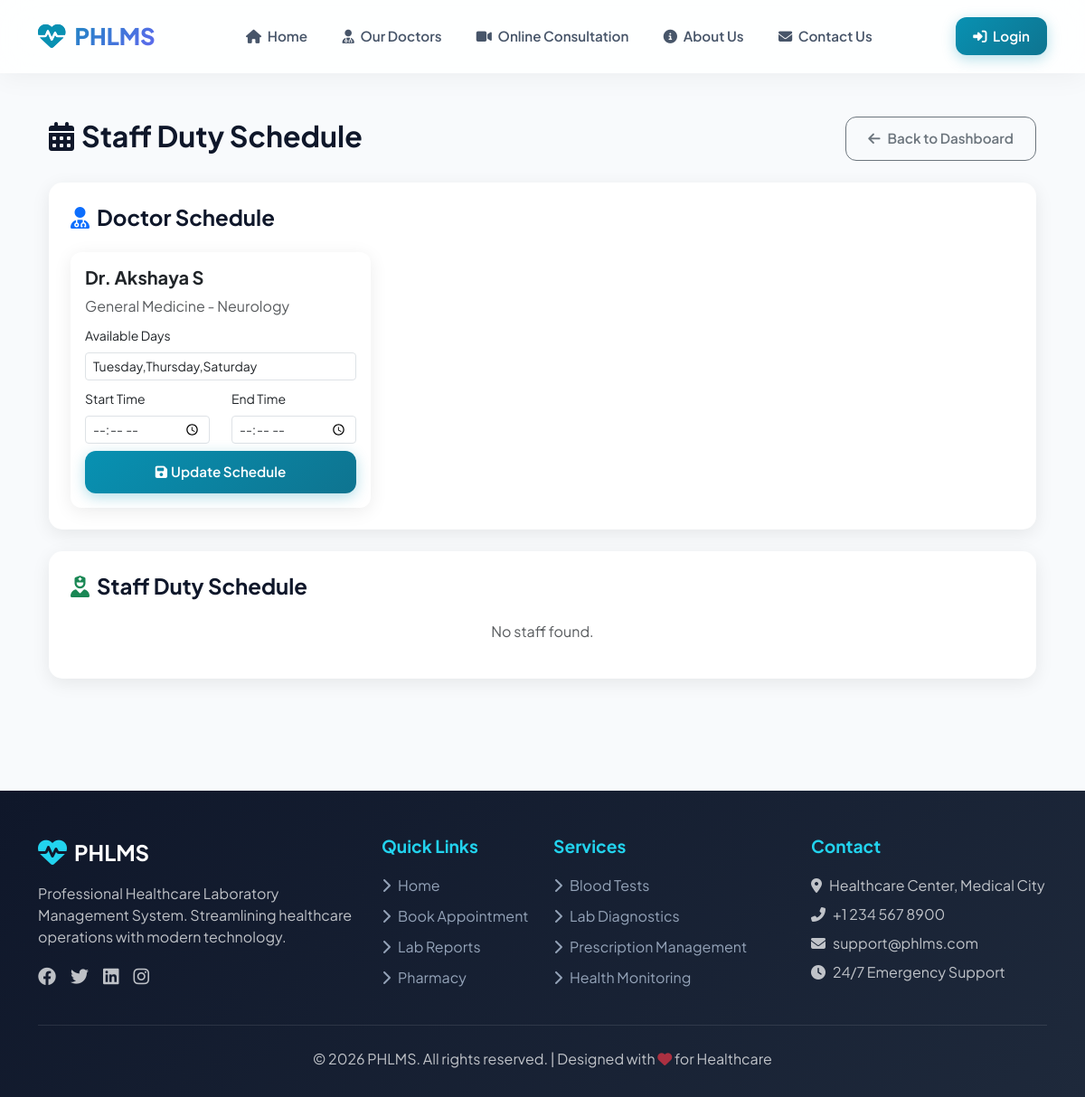
Page /hospital/schedule/ (signed in) on the committed database.
### core/models.py (models this page shows, shortened)
class Doctor(models.Model):
    DEPARTMENT_CHOICES = [
        ('General Medicine', 'General Medicine'),
        ('Cardiology', 'Cardiology'),
        ('Neurology', 'Neurology'),
        ('Pediatrics', 'Pediatrics'),
        ('Orthopedics', 'Orthopedics'),
        ('Dermatology', 'Dermatology'),
        ('Ophthalmology', 'Ophthalmology'),
        ('ENT', 'ENT'),
        ('Gynecology', 'Gynecology'),
        ('Psychiatry', 'Psychiatry'),
        ('Physiotherapy', 'Physiotherapy'),
        ('Dental', 'Dental'),
        ('Emergency', 'Emergency'),
        ('Other', 'Other'),
    ]
    user = models.OneToOneField(User, on_delete=models.CASCADE, related_name='doctor_profile')
    hospital = models.ForeignKey(Hospital, on_delete=models.CASCADE)
    specialty = models.CharField(max_length=100)
    department = models.CharField(max_length=100, choices=DEPARTMENT_CHOICES, default='General Medicine', help_text="Doctor's department")
    image = models.ImageField(upload_to='doctors/', blank=True, null=True, help_text="Doctor's photo")
    qualification = models.CharField(max_length=200, blank=True, default='')
    experience = models.IntegerField(default=0, help_text="Years of experience")
    bio = models.TextField(blank=True, default='', help_text="Brief biography")
    available = models.BooleanField(default=True, help_text="Availability for appointments")
    available_days = models.CharField(max_length=100, default='Monday,Tuesday,Wednesday,Thursday,Friday',
        help_text="Days available (comma separated: Monday,Tuesday,Wednesday,Thursday,Friday,Saturday,Sunday)")
    available_start_time = models.TimeField(null=True, blank=True, help_text="Start of working hours")
    available_end_time = models.TimeField(null=True, blank=True, help_text="End of working hours")
    break_start_time = models.TimeField(null=True, blank=True, help_text="Start of break/ward rounds")
    break_end_time = models.TimeField(null=True, blank=True, help_text="End of break/ward rounds")
    max_appointments_per_day = models.IntegerField(default=10, help_text="Maximum appointments per day")
    appointment_fees = models.DecimalField(max_digits=10, decimal_places=2, default=0.00, help_text="Consultation fees")
    salary = models.DecimalField(max_digits=10, decimal_places=2, default=0.00)
    salary_frequency = models.CharField(max_length=20, choices=[('Monthly', 'Monthly'), ('Weekly', 'Weekly')], default='Monthly')

class User(AbstractUser):
    is_hospital_admin = models.BooleanField(default=False)
    is_doctor = models.BooleanField(default=False)
    is_patient = models.BooleanField(default=False)
    is_lab = models.BooleanField(default=False)
    is_pharmacy = models.BooleanField(default=False)
    is_staff_member = models.BooleanField(default=False)

### core/views.py (the view, shortened to what this page needs)
# urls.py: path('hospital/schedule/', views.schedule_staff, name='schedule_staff'),
@login_required
def schedule_staff(request):
    if not request.user.is_superuser and not getattr(request.user, 'is_hospital_admin', False):
        return redirect('dashboard')
    doctors = Doctor.objects.filter(user__is_active=True).select_related('user').all()
    staff = Staff.objects.select_related('user').filter(user__is_active=True).all()
    return render(request, 'core/schedule_staff.html', {
        'doctors': doctors,
        'staff': staff
    })

### core/templates/core/schedule_staff.html (shortened to what this page needs)
{% extends 'core/base.html' %}
{% block content %}
<div class="container py-4">
    <div class="d-flex justify-content-between align-items-center mb-4">
        <h2 class="fw-bold"><i class="fas fa-calendar-alt me-2"></i>Staff Duty Schedule</h2>
        <a href="{% url 'hospital_dashboard' %}" class="btn btn-outline-secondary">
            <i class="fas fa-arrow-left me-2"></i>Back to Dashboard
        </a>
    </div>
    <div class="schedule-card p-4 mb-4">
        <h4 class="fw-bold mb-4"><i class="fas fa-user-md me-2 text-primary"></i>Doctor Schedule</h4>
        <div class="row g-4">
            {% for doctor in doctors %}
            <div class="col-md-6 col-lg-4">
                <div class="card staff-card h-100">
                    <div class="card-body">
                        <h5 class="fw-bold">Dr. {{ doctor.user.get_full_name }}</h5>
                        <p class="text-muted mb-2">{{ doctor.department }} - {{ doctor.specialty }}</p>
                        <form method="post" class="schedule-form">
                            <div class="mb-2">
                                <label class="form-label small">Available Days</label>
                                <input type="text" name="available_days" class="form-control form-control-sm"
                                       value="{{ doctor.available_days|default:'' }}"
                                       placeholder="e.g., Monday, Tuesday, Wednesday">
                            </div>
                            <div class="row mb-2">
                                <div class="col-6">
                                    <label class="form-label small">Start Time</label>
                                    <input type="time" name="duty_start" class="form-control form-control-sm"
                                           value="{{ doctor.available_start_time|default:'' }}">
                                </div>
                                <div class="col-6">
                                    <label class="form-label small">End Time</label>
                                    <input type="time" name="duty_end" class="form-control form-control-sm"
                                           value="{{ doctor.available_end_time|default:'' }}">
                                </div>
                            </div>
                            <button type="submit" class="btn btn-primary btn-sm w-100">
                                <i class="fas fa-save me-1"></i>Update Schedule
                            </button>
                        </form>
                    </div>
                </div>
            </div>
            {% empty %}
            <div class="col-12 text-center">
                <p class="text-muted">No doctors found.</p>
            </div>
            {% endfor %}
        </div>
    </div>
    <div class="schedule-card p-4">
        <h4 class="fw-bold mb-4"><i class="fas fa-user-nurse me-2 text-success"></i>Staff Duty Schedule</h4>
        <div class="row g-4">
            {% for staff in staff %}
            <div class="col-md-6 col-lg-4">
                <div class="card staff-card h-100">
                    <div class="card-body">
                        <h5 class="fw-bold">{{ staff.user.get_full_name }}</h5>
                        <p class="text-muted mb-2">
                            <span class="badge bg-secondary">{{ staff.role }}</span>
                        </p>
                        {% if staff.duty_date %}
                        <div class="mb-2">
                            <span class="badge bg-info duty-badge">
                                <i class="fas fa-calendar me-1"></i>{{ staff.duty_date }}
                            </span>
                        </div>
                        {% if staff.duty_start and staff.duty_end %}
                        <p class="small mb-2">
                            <i class="fas fa-clock me-1"></i>
                            {{ staff.duty_start }} - {{ staff.duty_end }}
                        </p>
                        {% endif %}
                        {% endif %}
                        <form method="post" class="schedule-form">
                            {% csrf_token %}
                            <input type="hidden" name="staff_id" value="{{ staff.id }}">
                            <div class="mb-2">
                                <label class="form-label small">Duty Date</label>
                                <input type="date" name="duty_date" class="form-control form-control-sm"
                                       value="{{ staff.duty_date|default:'' }}">
                            </div>
                            <div class="row mb-2">
                                <div class="col-6">
                                    <label class="form-label small">Start Time</label>
                                    <input type="time" name="duty_start" class="form-control form-control-sm"
                                           value="{{ staff.duty_start|default:'' }}">
                                </div>
                                <div class="col-6">
                                    <label class="form-label small">End Time</label>
                                    <input type="time" name="duty_end" class="form-control form-control-sm"
                                           value="{{ staff.duty_end|default:'' }}">
                                </div>
                            </div>
                            <div class="mb-2">
                                <label class="form-label small">Notes</label>
                                <textarea name="notes" class="form-control form-control-sm" rows="2"
                                          placeholder="Any special instructions">{{ staff.notes|default:'' }}</textarea>
                            </div>
                            <button type="submit" class="btn btn-success btn-sm w-100">
                                <i class="fas fa-save me-1"></i>Assign Duty
                            </button>
                        </form>
                    </div>
                </div>
            </div>
            {% empty %}
            <div class="col-12 text-center">
                <p class="text-muted">No staff found.</p>
            </div>
            {% endfor %}
        </div>
    </div>
</div>
{% endblock %}

### core/templates/core/base.html (style rules this page uses)
:root { --primary-color: #0891b2; --primary-dark: #0e7490; --primary-light: #22d3ee; --secondary-color: #6366f1; --accent-color: #f59e0b; --danger-color: #ef4444; --success-color: #10b981; --dark-color: #0f172a; --light-bg: #f8fafc; --card-shadow: 0 4px 20px rgba(0, 0, 0, 0.08); --glass-bg: rgba(255, 255, 255, 0.85); --glass-border: rgba(255, 255, 255, 0.5); }
* { scroll-behavior: smooth; }
body { background-color: var(--light-bg); font-family: 'Plus Jakarta Sans', sans-serif; color: var(--dark-color); overflow-x: hidden; }
.card { border: none; border-radius: 20px; box-shadow: var(--card-shadow); transition: all 0.4s cubic-bezier(0.4, 0, 0.2, 1); background: white; }
.btn { border-radius: 12px; font-weight: 600; padding: 12px 24px; transition: all 0.3s cubic-bezier(0.4, 0, 0.2, 1); font-size: 0.95rem; }
.btn-primary { background: linear-gradient(135deg, var(--primary-color), var(--primary-dark)); border: none; box-shadow: 0 4px 15px rgba(8, 145, 178, 0.3); }

### core/templates/core/schedule_staff.html (style rules this page uses)
.schedule-card { background: white; border-radius: 15px; box-shadow: 0 5px 20px rgba(0,0,0,0.08); }
.staff-card { border: none; border-radius: 12px; transition: all 0.3s; }

### rows in the picture
Doctor: user.get_full_name "Akshaya S", department "General Medicine", specialty "Neurology", available_days "Tuesday,Thursday,Saturday"
